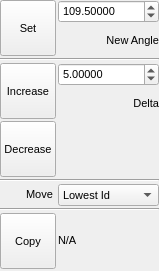
<?xml version="1.0" encoding="UTF-8"?>
<ui version="4.0">
 <class>TransformAnglePopup</class>
 <widget class="QWidget" name="TransformAnglePopup">
  <property name="geometry">
   <rect>
    <x>0</x>
    <y>0</y>
    <width>158</width>
    <height>271</height>
   </rect>
  </property>
  <property name="sizePolicy">
   <sizepolicy hsizetype="Minimum" vsizetype="Minimum">
    <horstretch>0</horstretch>
    <verstretch>0</verstretch>
   </sizepolicy>
  </property>
  <property name="font">
   <font>
    <pointsize>8</pointsize>
   </font>
  </property>
  <property name="windowTitle">
   <string>Transform Angle Popup</string>
  </property>
  <layout class="QGridLayout" name="gridLayout">
   <property name="leftMargin">
    <number>0</number>
   </property>
   <property name="topMargin">
    <number>0</number>
   </property>
   <property name="rightMargin">
    <number>0</number>
   </property>
   <property name="bottomMargin">
    <number>0</number>
   </property>
   <property name="spacing">
    <number>2</number>
   </property>
   <item row="0" column="1">
    <layout class="QVBoxLayout" name="verticalLayout">
     <property name="spacing">
      <number>2</number>
     </property>
     <item>
      <widget class="QDoubleSpinBox" name="NewAngleSpin">
       <property name="sizePolicy">
        <sizepolicy hsizetype="Expanding" vsizetype="Fixed">
         <horstretch>0</horstretch>
         <verstretch>0</verstretch>
        </sizepolicy>
       </property>
       <property name="toolTip">
        <string>New angle to apply</string>
       </property>
       <property name="decimals">
        <number>5</number>
       </property>
       <property name="maximum">
        <double>1000.000000000000000</double>
       </property>
       <property name="singleStep">
        <double>1.000000000000000</double>
       </property>
       <property name="value">
        <double>109.500000000000000</double>
       </property>
      </widget>
     </item>
     <item>
      <widget class="QLabel" name="label">
       <property name="text">
        <string>New Angle</string>
       </property>
       <property name="alignment">
        <set>Qt::AlignRight|Qt::AlignTrailing|Qt::AlignVCenter</set>
       </property>
      </widget>
     </item>
    </layout>
   </item>
   <item row="0" column="0">
    <widget class="QToolButton" name="SetAngleButton">
     <property name="minimumSize">
      <size>
       <width>56</width>
       <height>56</height>
      </size>
     </property>
     <property name="maximumSize">
      <size>
       <width>56</width>
       <height>56</height>
      </size>
     </property>
     <property name="toolTip">
      <string>Set angles of all bonds in the current selection to the value provided</string>
     </property>
     <property name="text">
      <string>Set</string>
     </property>
     <property name="icon">
      <iconset resource="icons.qrc">
       <normaloff>:/transform/icons/transform_angle.svg</normaloff>:/transform/icons/transform_angle.svg</iconset>
     </property>
     <property name="iconSize">
      <size>
       <width>30</width>
       <height>30</height>
      </size>
     </property>
     <property name="checkable">
      <bool>false</bool>
     </property>
     <property name="autoExclusive">
      <bool>false</bool>
     </property>
     <property name="toolButtonStyle">
      <enum>Qt::ToolButtonTextUnderIcon</enum>
     </property>
     <property name="autoRaise">
      <bool>false</bool>
     </property>
    </widget>
   </item>
   <item row="1" column="0" colspan="2">
    <widget class="Line" name="line">
     <property name="orientation">
      <enum>Qt::Horizontal</enum>
     </property>
    </widget>
   </item>
   <item row="7" column="0">
    <widget class="QToolButton" name="CopyCurrentAngleButton">
     <property name="minimumSize">
      <size>
       <width>56</width>
       <height>56</height>
      </size>
     </property>
     <property name="maximumSize">
      <size>
       <width>56</width>
       <height>56</height>
      </size>
     </property>
     <property name="toolTip">
      <string>Copy angle from current selection (set as new angle)</string>
     </property>
     <property name="text">
      <string>Copy</string>
     </property>
     <property name="icon">
      <iconset resource="icons.qrc">
       <normaloff>:/edit/icons/edit_copy.svg</normaloff>:/edit/icons/edit_copy.svg</iconset>
     </property>
     <property name="iconSize">
      <size>
       <width>30</width>
       <height>30</height>
      </size>
     </property>
     <property name="checkable">
      <bool>false</bool>
     </property>
     <property name="autoExclusive">
      <bool>false</bool>
     </property>
     <property name="toolButtonStyle">
      <enum>Qt::ToolButtonTextUnderIcon</enum>
     </property>
     <property name="autoRaise">
      <bool>false</bool>
     </property>
    </widget>
   </item>
   <item row="2" column="1">
    <layout class="QVBoxLayout" name="verticalLayout_2">
     <property name="spacing">
      <number>2</number>
     </property>
     <item>
      <widget class="QDoubleSpinBox" name="DeltaSpin">
       <property name="sizePolicy">
        <sizepolicy hsizetype="Expanding" vsizetype="Fixed">
         <horstretch>0</horstretch>
         <verstretch>0</verstretch>
        </sizepolicy>
       </property>
       <property name="toolTip">
        <string>Angle delta to apply</string>
       </property>
       <property name="suffix">
        <string/>
       </property>
       <property name="decimals">
        <number>5</number>
       </property>
       <property name="maximum">
        <double>1000.000000000000000</double>
       </property>
       <property name="singleStep">
        <double>1.000000000000000</double>
       </property>
       <property name="value">
        <double>5.000000000000000</double>
       </property>
      </widget>
     </item>
     <item>
      <widget class="QLabel" name="label_2">
       <property name="text">
        <string>Delta</string>
       </property>
       <property name="alignment">
        <set>Qt::AlignRight|Qt::AlignTrailing|Qt::AlignVCenter</set>
       </property>
      </widget>
     </item>
    </layout>
   </item>
   <item row="3" column="0">
    <widget class="QToolButton" name="DecreaseAngleButton">
     <property name="minimumSize">
      <size>
       <width>56</width>
       <height>56</height>
      </size>
     </property>
     <property name="maximumSize">
      <size>
       <width>56</width>
       <height>56</height>
      </size>
     </property>
     <property name="toolTip">
      <string>&lt;html&gt;&lt;head/&gt;&lt;body&gt;&lt;p&gt;Decrease all bond angles in the current selection by the delta specified&lt;/p&gt;&lt;/body&gt;&lt;/html&gt;</string>
     </property>
     <property name="text">
      <string>Decrease</string>
     </property>
     <property name="icon">
      <iconset resource="icons.qrc">
       <normaloff>:/basic/icons/basic_minus.svg</normaloff>:/basic/icons/basic_minus.svg</iconset>
     </property>
     <property name="iconSize">
      <size>
       <width>30</width>
       <height>30</height>
      </size>
     </property>
     <property name="checkable">
      <bool>false</bool>
     </property>
     <property name="autoExclusive">
      <bool>false</bool>
     </property>
     <property name="toolButtonStyle">
      <enum>Qt::ToolButtonTextUnderIcon</enum>
     </property>
     <property name="autoRaise">
      <bool>false</bool>
     </property>
    </widget>
   </item>
   <item row="2" column="0">
    <widget class="QToolButton" name="IncreaseAngleButton">
     <property name="minimumSize">
      <size>
       <width>56</width>
       <height>56</height>
      </size>
     </property>
     <property name="maximumSize">
      <size>
       <width>56</width>
       <height>56</height>
      </size>
     </property>
     <property name="toolTip">
      <string>Increase all bond angles in the current selection by the delta specified</string>
     </property>
     <property name="text">
      <string>Increase</string>
     </property>
     <property name="icon">
      <iconset resource="icons.qrc">
       <normaloff>:/basic/icons/basic_plus.svg</normaloff>:/basic/icons/basic_plus.svg</iconset>
     </property>
     <property name="iconSize">
      <size>
       <width>30</width>
       <height>30</height>
      </size>
     </property>
     <property name="checkable">
      <bool>false</bool>
     </property>
     <property name="autoExclusive">
      <bool>false</bool>
     </property>
     <property name="toolButtonStyle">
      <enum>Qt::ToolButtonTextUnderIcon</enum>
     </property>
     <property name="autoRaise">
      <bool>false</bool>
     </property>
    </widget>
   </item>
   <item row="7" column="1">
    <widget class="QLabel" name="AngleLabel">
     <property name="text">
      <string>N/A</string>
     </property>
     <property name="textFormat">
      <enum>Qt::RichText</enum>
     </property>
    </widget>
   </item>
   <item row="4" column="0" colspan="2">
    <widget class="Line" name="line_2">
     <property name="orientation">
      <enum>Qt::Horizontal</enum>
     </property>
    </widget>
   </item>
   <item row="6" column="0" colspan="2">
    <widget class="Line" name="line_3">
     <property name="orientation">
      <enum>Qt::Horizontal</enum>
     </property>
    </widget>
   </item>
   <item row="5" column="1">
    <widget class="QComboBox" name="MoveTypeCombo">
     <property name="toolTip">
      <string>Whether to move the atom with lowest or highest id, or both ends equally</string>
     </property>
     <item>
      <property name="text">
       <string>Lowest Id</string>
      </property>
     </item>
     <item>
      <property name="text">
       <string>Highest Id</string>
      </property>
     </item>
     <item>
      <property name="text">
       <string>Lightest Atom</string>
      </property>
     </item>
     <item>
      <property name="text">
       <string>Heaviest Atom</string>
      </property>
     </item>
     <item>
      <property name="text">
       <string>Both</string>
      </property>
     </item>
    </widget>
   </item>
   <item row="5" column="0">
    <widget class="QLabel" name="MoveTypeLabel">
     <property name="text">
      <string>Move </string>
     </property>
     <property name="textFormat">
      <enum>Qt::RichText</enum>
     </property>
     <property name="alignment">
      <set>Qt::AlignRight|Qt::AlignTrailing|Qt::AlignVCenter</set>
     </property>
    </widget>
   </item>
  </layout>
 </widget>
 <tabstops>
  <tabstop>SetAngleButton</tabstop>
  <tabstop>NewAngleSpin</tabstop>
  <tabstop>IncreaseAngleButton</tabstop>
  <tabstop>DecreaseAngleButton</tabstop>
  <tabstop>DeltaSpin</tabstop>
  <tabstop>MoveTypeCombo</tabstop>
  <tabstop>CopyCurrentAngleButton</tabstop>
 </tabstops>
 <resources>
  <include location="icons.qrc"/>
 </resources>
 <connections/>
</ui>
